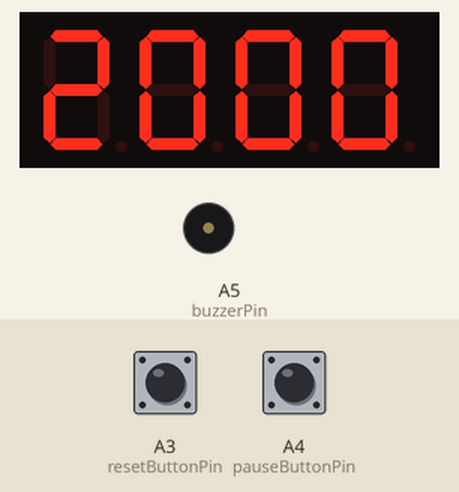
The program below on a simulated Arduino Uno, built with avr-gcc and run on an emulated ATmega328P. Parts: 4-digit seven-segment display, buzzer (waves = sounding, pin HIGH). Wiring (inferred from the names in the program): 4-digit 7-segment display, segments lit when HIGH: segments pin 2, pin 3, pin 4, pin 5, pin 6, pin 7, pin 8, pin 9; digit selects pin 10, pin 12, pin 11, pin 13. The test bench sets the inputs (shaded band); at power-on: A3 (resetButtonPin) HIGH, A4 (pauseButtonPin) HIGH. The segment pins are drawn as the display they are named for; pins used as bus, display or sensor lines are not drawn.

Above: at 1.2 s.
1.3 s: A3 (resetButtonPin) pulled LOW for 1 s
3.8 s: A4 (pauseButtonPin) pulled LOW for 3.2 s
At 7.8 s:
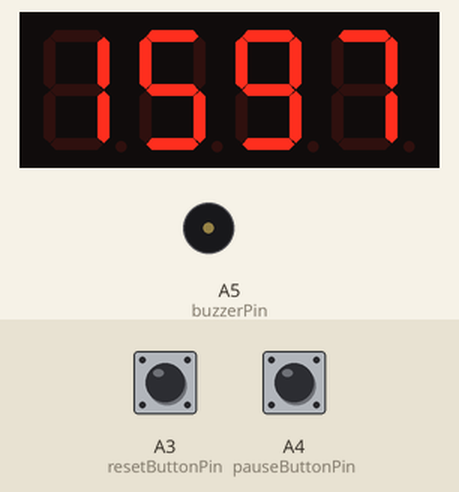
8.5 s: A4 (pauseButtonPin) pulled LOW for 0.15 s
At 9.2 s:
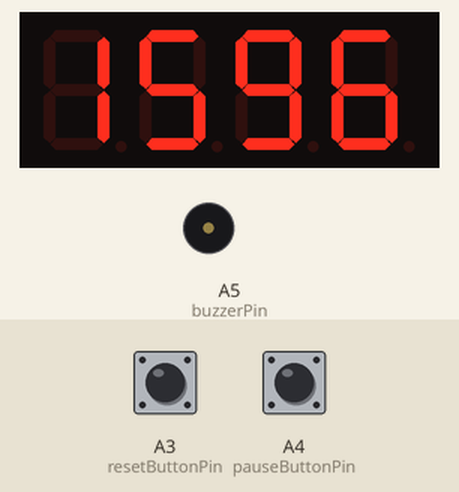
11.3 s: A3 (resetButtonPin) pulled LOW for 0.15 s
At 12.0 s:
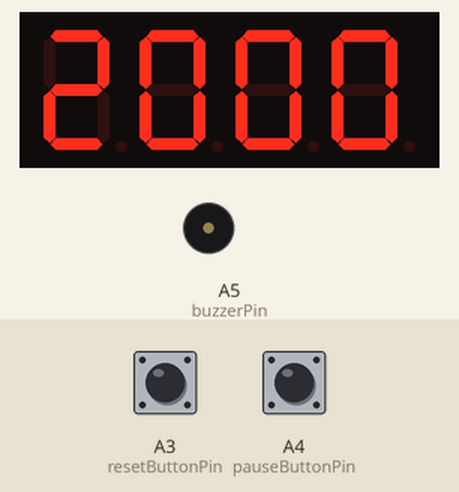
Timing chart, 0 to 14.1 s (numbered marks = the images above; inputs shaded):
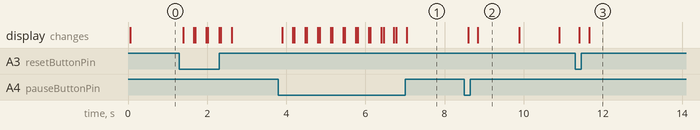

The program:

main.cpp
```cpp
#include <Arduino.h>
#include "constants.h"
#include "display.h"
#include "handlers.h"

// Variables
bool lookAtScreen = true;
bool paused = true;
int currentMinutes = startingMinutes;
int currentSeconds = startingSeconds;
unsigned long previousMillis = 0;

// Function definitions
void setup() {
  // Initialize digital pins as outputs
  for(int i = 0; i < numberOfSegments; i++) {
    pinMode(segmentPins[i], OUTPUT);
    digitalWrite(segmentPins[i], LOW);
  }

  for(int i = 0; i < 2; i++) {
    pinMode(minutePins[i], OUTPUT);
    pinMode(secondPins[i], OUTPUT);
  }

  // Initialize buzzer pin
  pinMode(buzzerPin, OUTPUT);

  // Initialize button pins
  pinMode(pauseButtonPin, INPUT_PULLUP);
  pinMode(resetButtonPin, INPUT_PULLUP);
}

void loop() {
  showMinutes(currentMinutes);
  showSeconds(currentSeconds);

  if(digitalRead(pauseButtonPin) == LOW) {
    handlePauseButton(paused);
  }

  if(digitalRead(resetButtonPin) == LOW) {
    handleResetButton(paused, currentMinutes, currentSeconds, lookAtScreen);
  }

  if(!paused) {
    handleCountdown(currentMinutes, currentSeconds, previousMillis, lookAtScreen, paused);
  }
}
```

constants.h
```cpp
#if !defined(CONSTANTS_H)
#define CONSTANTS_H

// Seven-segment display encoding for digits 0-9
const int numeral[10] = {
  0b11111100, // 0
  0b01100000, // 1
  0b11011010, // 2
  0b11110010, // 3
  0b01100110, // 4
  0b10110110, // 5
  0b10111110, // 6
  0b11100000, // 7
  0b11111110, // 8
  0b11110110  // 9
};

// Pins we're using
const int numberOfSegments = 8;
const int segmentPins[numberOfSegments] = {9, 8, 7, 6, 5, 4, 3, 2}; // a, b, c, d, e, f, g, DP
const int minutePins[2] = {10, 11};
const int secondPins[2] = {12, 13};
const int buzzerPin = A5;
const int pauseButtonPin = A4;
const int resetButtonPin = A3;

// Constants
const int startingMinutes = 20;
const int startingSeconds = 0;
const int countdownDurationSeconds = 20;
const long secondInterval = 1000; // 1 second

#endif
```

display.h
```cpp
#if !defined(DISPLAY_H)
#define DISPLAY_H

void showMinutes(int minutes);
void showSeconds(int seconds);
void showDigit(int digit, int digitPin);

#endif
```

handlers.h
```cpp
#if !defined(HANDLERS_H)
#define HANDLERS_H

void timerChange(int &currentMinutes, int &currentSeconds, bool &lookAtScreen);
void handleCountdown(int &currentMinutes, int &currentSeconds, unsigned long &previousMillis, bool &lookAtScreen, bool &paused);
void handlePauseButton(bool &paused);
void handleResetButton(bool &paused, int &currentMinutes, int &currentSeconds, bool &lookAtScreen);

#endif
```

display.cpp
```cpp
#include <Arduino.h>
#include "display.h"
#include "constants.h"

void showMinutes(int minutes) {
  if(minutes > 99) {
    minutes = 99;
  }
  int tens = minutes / 10;
  int units = minutes % 10;

  showDigit(tens, minutePins[0]);
  showDigit(units, minutePins[1]);
}

void showSeconds(int seconds) {
  if(seconds > 99) {
    seconds = 99;
  }
  int tens = seconds / 10;
  int units = seconds % 10;

  showDigit(tens, secondPins[0]);
  showDigit(units, secondPins[1]);
}

void showDigit(int digit, int digitPin) {
  digitalWrite(digitPin, LOW);

  int encoding = numeral[digit];
  for(int i = 0; i < numberOfSegments; i++) {
    boolean isBitSet = bitRead(encoding, i);
    digitalWrite(segmentPins[i], isBitSet);
  }

  delay(5);
  digitalWrite(digitPin, HIGH);
}
```

handlers.cpp
```cpp
#include <Arduino.h>
#include "constants.h"
#include "handlers.h"


void timerChange(int &currentMinutes, int &currentSeconds, bool &lookAtScreen) {
  if(!lookAtScreen) {
    // Change it back to 20 minutes as user should now be done resting
    currentMinutes = startingMinutes;
    currentSeconds = startingSeconds;
    lookAtScreen = true;
  } else {
    // Change it to 20 seconds for the countdown for user to look away
    currentMinutes = 0;
    currentSeconds = countdownDurationSeconds;
    lookAtScreen = false;
  }
}

void handleCountdown(int &currentMinutes, int &currentSeconds, unsigned long &previousMillis, bool &lookAtScreen, bool &paused) {
  unsigned long currentMillis = millis();
  if(currentMillis - previousMillis >= secondInterval) {
    previousMillis = currentMillis;
    currentSeconds--;
    if(currentSeconds < 0) {
      currentSeconds = 59;
      currentMinutes--;
      if(currentMinutes < 0) {
        timerChange(currentMinutes, currentSeconds, lookAtScreen);
        paused = true;
        digitalWrite(buzzerPin, HIGH); // Turn on buzzer
      }
    }
  }
}

void handlePauseButton(bool &paused) {
  paused = !paused;
  digitalWrite(buzzerPin, LOW); // Turn off buzzer
  delay(300); // Debounce delay
}

void handleResetButton(bool &paused, int &currentMinutes, int &currentSeconds, bool &lookAtScreen) {
  paused = true;
  lookAtScreen = true;
  currentMinutes = startingMinutes;
  currentSeconds = startingSeconds;
  digitalWrite(buzzerPin, LOW); // Turn off buzzer
  delay(300); // Debounce delay
}
```

Measured:
- after the input at 3.8 s, the display: first changes after 0.10 s (image 1 shows a later state)
- after the input at 8.5 s, the display: first changes after 0.10 s (image 2 shows a later state)
